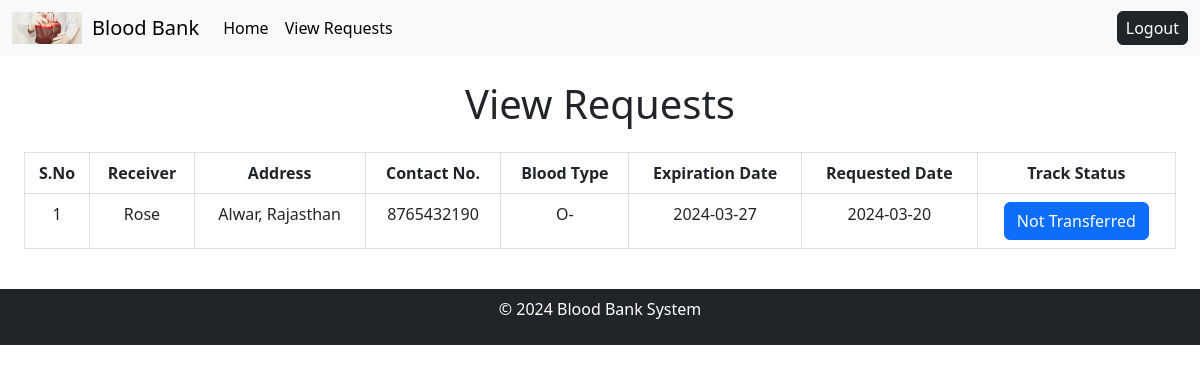
Screenshot of /hospital/viewrequest.php (signed in) with the database file from the repository.
### tables this page shows
CREATE TABLE `request` (
  `request_id` int(11) NOT NULL,
  `receiver_id` int(11) DEFAULT NULL,
  `blood_info_id` int(11) DEFAULT NULL,
  `request_date` date DEFAULT NULL,
  `status` varchar(100) NOT NULL
);

CREATE TABLE `receiver` (
  `receiver_id` int(11) NOT NULL,
  `user_id` int(11) DEFAULT NULL,
  `full_name` varchar(255) DEFAULT NULL,
  `address` varchar(255) DEFAULT NULL,
  `phone_number` varchar(255) DEFAULT NULL,
  `blood_group` varchar(10) DEFAULT NULL
);

CREATE TABLE `add_blood` (
  `blood_info_id` int(11) NOT NULL,
  `hospital_id` int(11) DEFAULT NULL,
  `blood_type` varchar(10) DEFAULT NULL,
  `expiration_date` date DEFAULT NULL
);

### hospital/viewrequest.php (the view, shortened to what this page needs)
<!DOCTYPE html>
<html lang="en">
<head>
    <link rel="stylesheet" href="https://cdnjs.cloudflare.com/ajax/libs/font-awesome/5.15.3/css/all.min.css">
    <link rel="stylesheet" href="https://cdn.jsdelivr.net/npm/bootstrap@5.3.0-alpha3/dist/css/bootstrap.min.css">
</head>
<body>
<?php
require("../config.php");
$user_id = $_SESSION["user_id"];
$sql = "SELECT hospital_id FROM hospital WHERE user_id= $user_id; ";
$result = $conn->query($sql);
$data = $result->fetch_assoc();
$hospital_id = $data['hospital_id'];
?>
<nav class="navbar navbar-expand-lg bg-body-tertiary">
    <div class="container-fluid"><img src="../image1.png" alt="" style="width:70px;margin-right:10px">
        <a class="navbar-brand" href="#">Blood Bank </a>
        <div class="collapse navbar-collapse" id="navbarSupportedContent">
            <ul class="navbar-nav me-auto mb-2 mb-lg-0">
                <li class="nav-item">
                    <a class="nav-link active" aria-current="page" href="hospital.php">Home</a>
                </li>
                <li class="nav-item">
                    <a href="viewrequest.php" class="nav-link active ">View Requests</a>
                </li>
            </ul>
            <form method="get" action=''>
                <button type="submit" name="logout" class="btn btn-dark px-2 py-1">
                    Logout
                </button>
            </form>
        </div>
    </div>
</nav>
<div class="m-4">
    <div class="container mt-4" id="bloodrequest">
        <div class="text-center m-2 mb-4">
            <h1>View Requests</h1>
        </div>
    </div>
    <div class="table-responsive">
        <?php
        $sql =  "SELECT
        r.full_name,r.address ,r.phone_number,b.blood_type,b.expiration_date,rq.request_date, rq.request_id, rq.status
        FROM request rq
        JOIN receiver r ON rq.receiver_id = r.receiver_id
        JOIN add_blood b ON rq.blood_info_id = b.blood_info_id
        JOIN hospital h ON b.hospital_id = h.hospital_id
        WHERE h.hospital_id = $hospital_id ORDER BY request_id DESC";
        $result = $conn->query($sql);
        if ($result->num_rows > 0) {
            echo "<table class='table table-bordered  table-hover text-center'>";
            echo "<thead class='bg-dark text-white m-4'><tr><th>S.No</th>
            <th>Receiver</th>
            <th>Address</th>
            <th>Contact No.</th>
            <th>Blood Type</th>
            <th>Expiration Date</th>
            <th>Requested Date</th>
            <th>Track Status</th></tr></thead>";
            $i=1;
            while($row = $result->fetch_assoc()) {
                echo "<tr>";
                echo "<td>" .$i. "</td>";
                echo "<td>" . $row["full_name"] . "</td>";
                echo "<td>" . $row["address"] .    " </td>";
                echo "<td>" . $row["phone_number"] . "</td>";
                echo "<td>" . $row["blood_type"] . "</td>";
                echo "<td>" . $row["expiration_date"] . "</td>";
                echo "<td>" . $row["request_date"] . "</td>";
                if (!empty($row['status'])) {
                    echo "<td><button class='btn btn-success disabled'>Blood Transferred</button></td>";
                } else {
                    echo "<td><button class='btn btn-primary' data-request-id='".$row['request_id']."' onclick='markAsSeen(".$row['request_id'].", this)'>Not Transferred</button></td>";
                }
                echo "</tr>";
                $i++;
            }
            echo "</table>";
        } else {
            echo "No blood request available.";
        }
        ?>
    </div>
</div>
<footer class="bg-dark text-white py-2">
    <div class="container">
        <div class="row">
            <div class="col-md-12 text-center">
                <p>&copy; 2024 Blood Bank System</p>
            </div>
        </div>
    </div>
</footer>
</body>
</html>

### rows the page displays
request: receiver.full_name "Rose", receiver.address "Alwar, Rajasthan", receiver.phone_number "8765432190", blood_info.blood_type "O-", blood_info.expiration_date "2024-03-27", request_date "2024-03-20"
